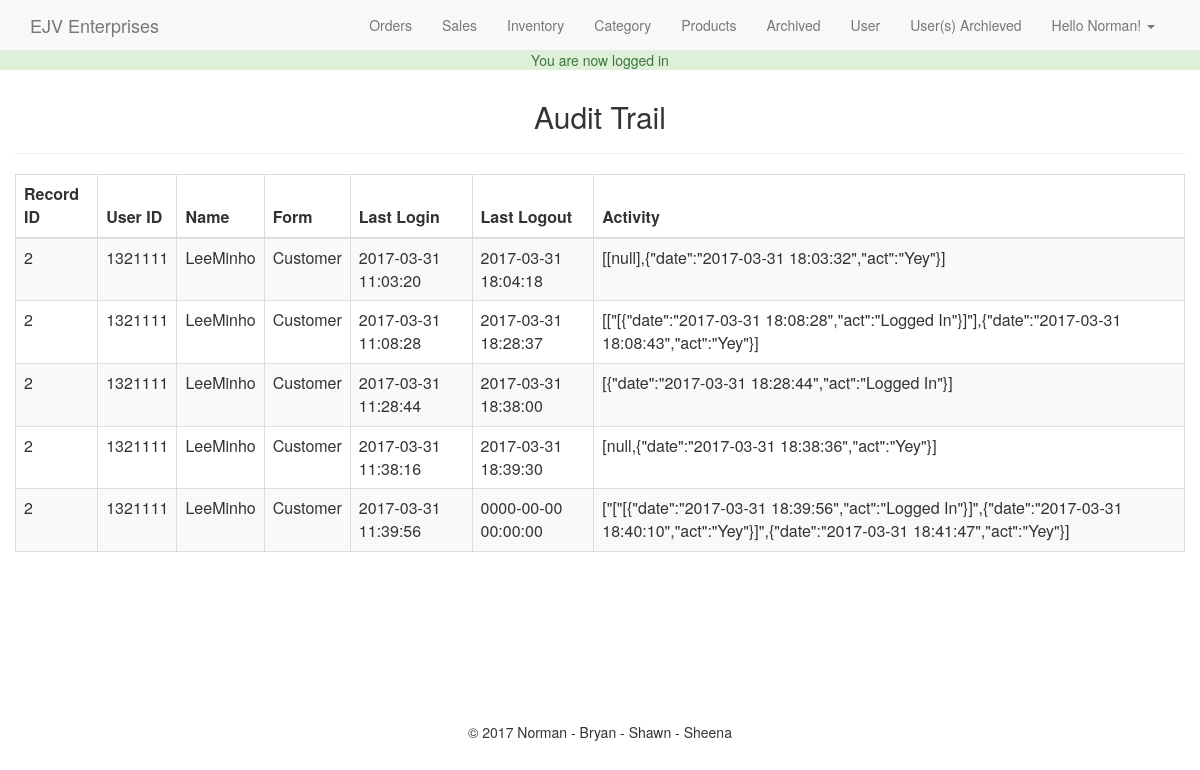
The page /admin/user.php?audit=1321111 (signed in) on the database its author committed.
### tables this page shows
CREATE TABLE IF NOT EXISTS `users` (
  `id` int(11) NOT NULL AUTO_INCREMENT,
  `full_name` varchar(250) NOT NULL,
  `email` varchar(250) NOT NULL,
  `password` varchar(250) NOT NULL,
  `join_date` datetime NOT NULL DEFAULT CURRENT_TIMESTAMP,
  `last_login` datetime NOT NULL,
  `permissions` varchar(250) NOT NULL,
  PRIMARY KEY (`id`)
);

CREATE TABLE IF NOT EXISTS `audit_trail` (
  `id` int(11) NOT NULL AUTO_INCREMENT,
  `record_id` int(11) NOT NULL,
  `user_id` varchar(200) NOT NULL,
  `full_name` varchar(200) NOT NULL,
  `form_record` varchar(255) NOT NULL,
  `date_login` datetime NOT NULL DEFAULT CURRENT_TIMESTAMP,
  `last_logout` datetime NOT NULL,
  `activity` text NOT NULL,
  PRIMARY KEY (`id`)
);

### admin/user.php (the view, shortened to what this page needs)
<?php
require_once $_SERVER['DOCUMENT_ROOT'].'/ejventerprises/core/init.php';
include 'includes/head.php';
include 'includes/navigation.php';
if(isset($_GET['status'])){
$status = $_GET['status'];
$sql = $db->query("UPDATE client SET status = 'Inactive' WHERE user_id = '$status'");
header('Location: user.php');
}else{
if(isset($_GET['audit'])){
$user = $_GET['audit'];
$client_sql = "SELECT * FROM audit_trail WHERE user_id = '$user'";
$client_result = $db->query($client_sql);
?>
<h2 class="text-center">Audit Trail</h2><hr>
<table class="table table-bordered table-striped">
<thead>
<th>Record ID</th><th>User ID</th><th>Name</th><th>Form</th><th>Last Login</th><th>Last Logout</th><th>Activity</th>
</thead>
<tbody>
<?php while($client = mysqli_fetch_assoc($client_result)):?>
<tr>
<td><?=$client['record_id'];?></td>
<td><?=$client['user_id'];?></td>
<td><?=$client['full_name'];?></td>
<td><?=$client['form_record'];?></td>
<td><?=$client['date_login'];?></td>
<td><?=$client['last_logout'];?></td>
<td><?=$client['activity'];?></td>
</tr>
<?php endwhile; ?>
</tbody>
</table>
<?php } ?>
<?php } ?>
<?php
include 'includes/footer.php';
?>

### admin/includes/navigation.php (shortened to what this page needs)
<nav class="navbar navbar-default navbar-fixed-top">
<div class="container">
<a href="index.php" class="navbar-brand">EJV Enterprises</a>
<ul class="nav navbar-nav pull-right">
<li>
<a href="index.php">Orders</a>
</li>
<li>
<a href="sales.php">Sales</a>
</li>
<li>
<a href="inventory.php">Inventory</a>
</li>
<li>
<a href="category.php">Category</a>
</li>
<li>
<a href="products.php">Products</a>
</li>
<li>
<a href="archived.php">Archived</a>
</li>
<li>
<a href="user.php">User</a>
</li>
<li>
<a href="user_arc.php">User(s) Archieved</a>
</li>
<li class="dropdown">
<a href="#" class="dropdown-toggle" data-toggle="dropdown">Hello <?=$user_data['full_name']; ?>!
<span class="caret"></span>
</a>
</li>
</ul>
</div></nav>

### css/main.css (style rules this page uses)
body { padding-top:50px; }

### rows shown on the page
users: full_name "Norman"
audit_trail: record "2", user "1321111", full_name "LeeMinho", form_record "Customer", date_login "2017-03-31 11:03:20", last_logout "2017-03-31 18:04:18", activity "[[null],{\"date\":\"2017-03-31 18:03:32\",\"act\":\"Yey\"}]"
audit_trail: record "2", user "1321111", full_name "LeeMinho", form_record "Customer", date_login "2017-03-31 11:08:28", last_logout "2017-03-31 18:28:37", activity "[[\"[{\"date\":\"2017-03-31 18:08:28\",\"act\":\"Logged In\"}]\"],{\"date\":\"2017-03-31 18:08:43\",\"act\":\"Yey\"}]"
audit_trail: record "2", user "1321111", full_name "LeeMinho", form_record "Customer", date_login "2017-03-31 11:28:44", last_logout "2017-03-31 18:38:00", activity "[{\"date\":\"2017-03-31 18:28:44\",\"act\":\"Logged In\"}]"
audit_trail: record "2", user "1321111", full_name "LeeMinho", form_record "Customer", date_login "2017-03-31 11:38:16", last_logout "2017-03-31 18:39:30", activity "[null,{\"date\":\"2017-03-31 18:38:36\",\"act\":\"Yey\"}]"
audit_trail: record "2", user "1321111", full_name "LeeMinho", form_record "Customer", date_login "2017-03-31 11:39:56", last_logout "0000-00-00 00:00:00", activity "[\"[\"[{\"date\":\"2017-03-31 18:39:56\",\"act\":\"Logged In\"}]\",{\"date\":\"2017-03-31 18:40:10\",\"act\":\"Yey\"}]\",{\"date\":\"2017-03-31 18:41:47\",\"act\":\"Yey\"}]"

### other values the page prints
$_SESSION['success_flash'] "You are now logged in"
